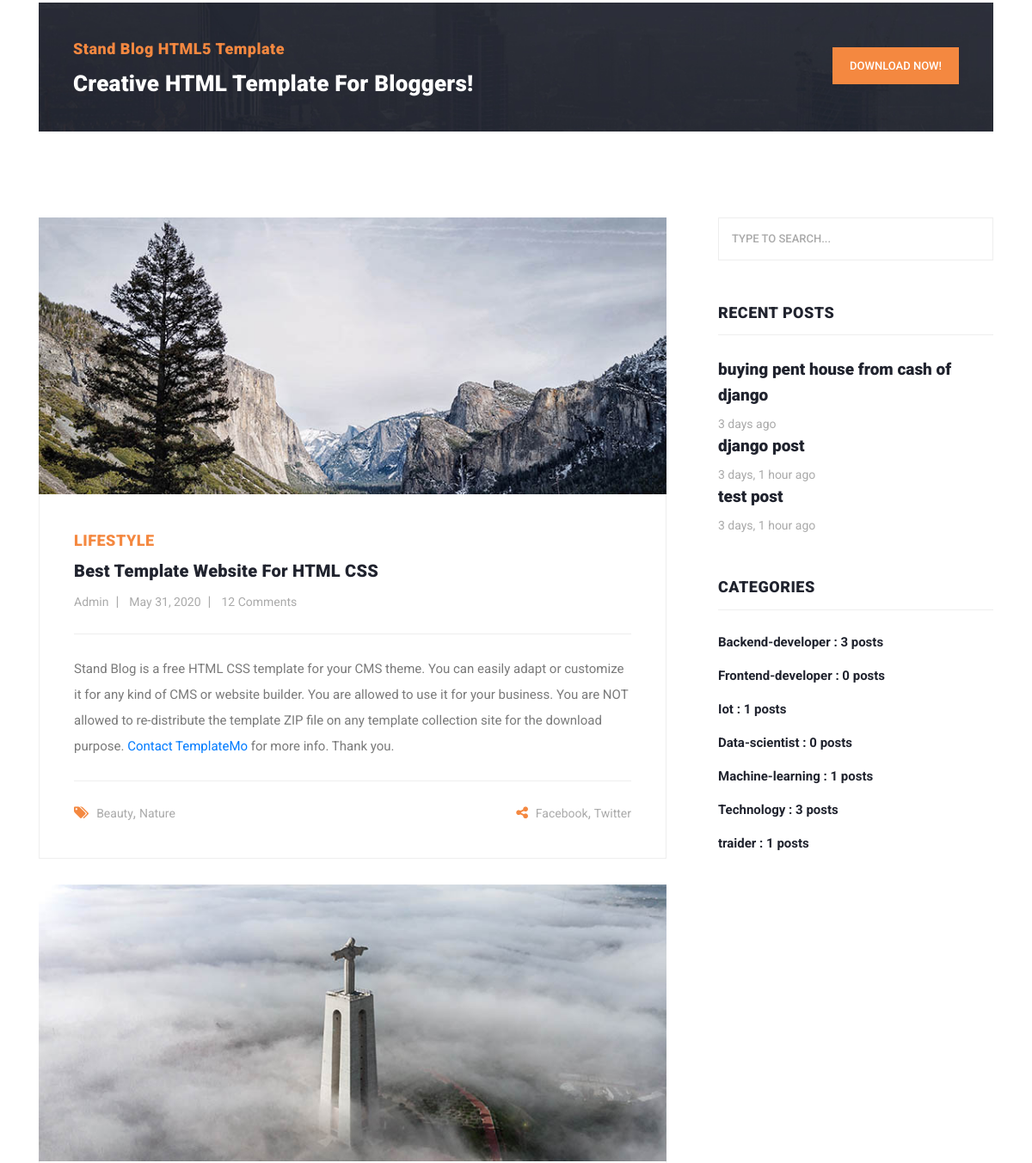
The app's page / (middle part), older data.
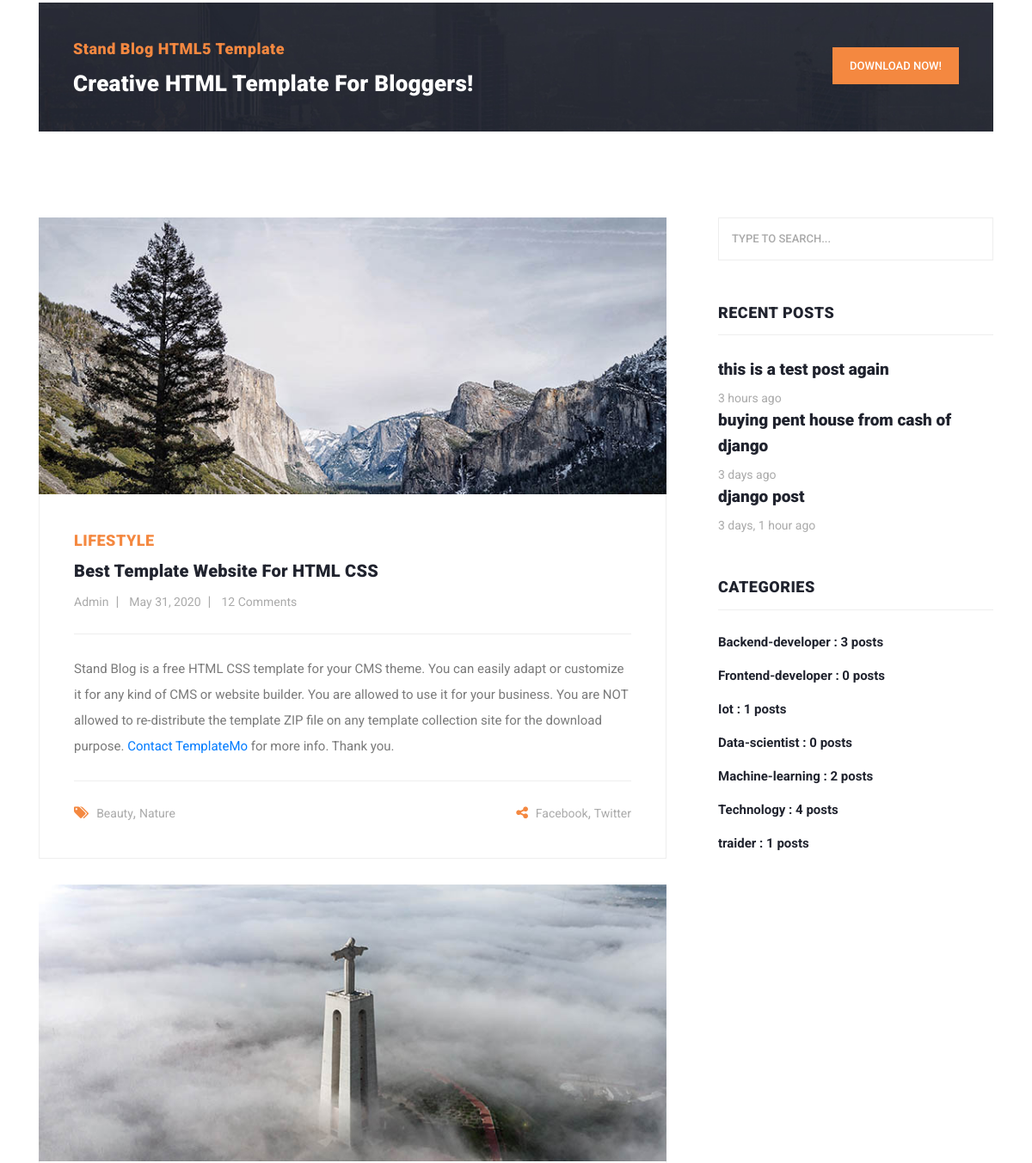
The same page, newer data.
### blog/models.py (models this page shows, shortened)
class Post(models.Model):
    title = models.CharField(max_length=255)
    author = models.ForeignKey(User,on_delete=models.CASCADE,null=True)
    content = models.TextField()
    image = models.ImageField(upload_to='blog/',default='blog/default2.jpg')
    status = models.BooleanField(default=True)
    tags = TaggableManager()
    categories = models.ManyToManyField(Category)
    login_required = models.BooleanField(default=False)
    counted_views = models.IntegerField(default=0)
    created_date = models.DateTimeField(auto_now_add=True)
    updated_date = models.DateTimeField(auto_now=True)
    published_date = models.DateTimeField(null=True)
    class Meta:
        ordering = ['-created_date']

class Category(models.Model):
    name = models.CharField(max_length=255)
    def __str__(self) -> str:
        return self.name

### website/views.py (the view)
# urls.py: path('',index_view,name='index'),
def index_view(request):
   return render(request , 'website/index.html')

### blog/templatetags/blog-tags.py (called while the page is built)
@register.inclusion_tag('blog/blog-recent-posts.html')
def recent_posts():
    now = timezone.now()
    posts = Post.objects.filter(status=True,published_date__lt=now).order_by('-published_date')[:3]
    return {'posts':posts}

@register.inclusion_tag('blog/blog-categories.html')
def categories():
    now = timezone.now()
    posts = Post.objects.filter(status=True,published_date__lt=now)
    cats = Category.objects.all()
    cats_od = {}
    for cat in cats:
        c = posts.filter(categories=cat).count()
        cats_od[cat] = c
    return {'categories' : cats_od}

### templates/website/index.html (shortened to what this page needs)
{% extends 'base.html' %}
{% load static %}
{% load blog-tags %}
{% block content %}
<section class="call-to-action">
  <div class="container">
    <div class="row">
      <div class="col-lg-12">
        <div class="main-content">
          <div class="row">
            <div class="col-lg-8">
              <span>Stand Blog HTML5 Template</span>
              <h4>Creative HTML Template For Bloggers!</h4>
            </div>
            <div class="col-lg-4">
              <div class="main-button">
                <a rel="nofollow" href="https://templatemo.com/tm-551-stand-blog" target="_parent">Download Now!</a>
              </div>
            </div>
          </div>
        </div>
      </div>
    </div>
  </div>
</section>
<section class="blog-posts">
  <div class="container">
    <div class="row">
      <div class="col-lg-8">
        <div class="all-blog-posts">
          <div class="row">
            <div class="col-lg-12">
              <div class="blog-post">
                <div class="blog-thumb">
                  <img src="{% static 'images/blog-post-01.jpg' %}" alt="">
                </div>
                <div class="down-content">
                  <span>Lifestyle</span>
                  <a href="post-details.html">
                    <h4>Best Template Website for HTML CSS</h4>
                  </a>
                  <ul class="post-info">
                    <li><a href="#">Admin</a></li>
                    <li><a href="#">May 31, 2020</a></li>
                    <li><a href="#">12 Comments</a></li>
                  </ul>
                  <p>Stand Blog is a free HTML CSS template for your CMS theme. You can easily adapt or customize it for
                    any kind of CMS or website builder. You are allowed to use it for your business. You are NOT allowed
                    to re-distribute the template ZIP file on any template collection site for the download purpose. <a
                      rel="nofollow" href="https://templatemo.com/contact" target="_parent">Contact TemplateMo</a> for
                    more info. Thank you.</p>
                  <div class="post-options">
                    <div class="row">
                      <div class="col-6">
                        <ul class="post-tags">
                          <li><i class="fa fa-tags"></i></li>
                          <li><a href="#">Beauty</a>,</li>
                          <li><a href="#">Nature</a></li>
                        </ul>
                      </div>
                      <div class="col-6">
                        <ul class="post-share">
                          <li><i class="fa fa-share-alt"></i></li>
                          <li><a href="#">Facebook</a>,</li>
                          <li><a href="#"> Twitter</a></li>
                        </ul>
                      </div>
                    </div>
                  </div>
                </div>
              </div>
            </div>
            <div class="col-lg-12">
              <div class="blog-post">
                <div class="blog-thumb">
                  <img src="{% static 'images/blog-post-02.jpg' %}" alt="">
                </div>
              </div>
            </div>
          </div>
        </div>
      </div>
      <div class="col-lg-4">
        <div class="sidebar">
          <div class="row">
             {% include 'blog/blog-search.html' %}
             {% recent_posts %}
             {% categories %}
          </div>
        </div>
      </div>
    </div>
  </div>
</section>
{% endblock %}

### templates/blog/blog-recent-posts.html
{% load static %}
{% load humanize %}
<div class="col-lg-12">
  <div class="sidebar-item recent-posts">
    <div class="sidebar-heading">
      <h2>Recent Posts</h2>
    </div>
    <div class="content">
      {% for post in posts %}
      <ul>
        <li>
          <a href="{% url 'blog:post-detail' pid=post.id %}">
            <h5>{{post.title}}</h5>
            <span>{{post.published_date|naturaltime}}</span>
          </a>
        </li>
      </ul>
      {% endfor %}
    </div>
  </div>
</div>

### templates/blog/blog-categories.html
{% load static %}
<div class="col-lg-12">
    <div class="sidebar-item categories">
      <div class="sidebar-heading">
        <h2>Categories</h2>
      </div>
      <div class="content">
        <ul>
          {% for name,c in categories.items %}
          <li><a href="{% url 'blog:category' cat_name=name %}">{{name}} : {{c}} posts</a></li>
          {% endfor %}
        </ul>
      </div>
    </div>
  </div>

Row changes from the older to the newer data that the page shows:
no longer on this page (row unchanged): Post: title "test post", published_date "3 days, 1 hour ago"
added Post: title "this is a test post again", published_date "3 hours ago"
computed for Category "Machine-learning": c "1" → "2"
computed for Category "Technology": c "3" → "4"
